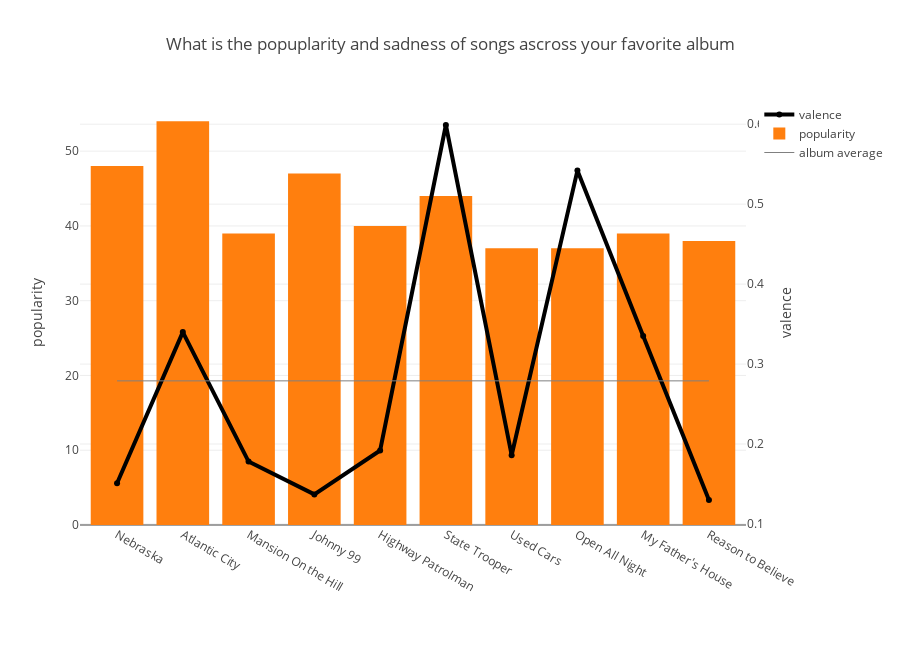

Notebook code cell kept with this figure:
### Code cell
fm = get_album_stats('nebraska')

### Figure 1 — Plotly figure (JSON) as saved in the notebook; plotly's stock layout.template omitted (floating-point values rounded to 4 significant figures)
{"data": [{"line": {"color": "black", "width": 4}, "name": "valence", "type": "scatter", "x": ["Nebraska", "Atlantic City", "Mansion On the Hill", "Johnny 99", "Highway Patrolman", "State Trooper", "Used Cars", "Open All Night", "My Father's House", "Reason to Believe"], "y": [0.151, 0.34, 0.178, 0.137, 0.192, 0.599, 0.186, 0.542, 0.335, 0.13], "yaxis": "y2"}, {"name": "popularity", "type": "bar", "x": ["Nebraska", "Atlantic City", "Mansion On the Hill", "Johnny 99", "Highway Patrolman", "State Trooper", "Used Cars", "Open All Night", "My Father's House", "Reason to Believe"], "y": [48, 54, 39, 47, 40, 44, 37, 37, 39, 38]}, {"line": {"color": "grey", "width": 1}, "mode": "lines", "name": "album average", "type": "scatter", "x": ["Nebraska", "Atlantic City", "Mansion On the Hill", "Johnny 99", "Highway Patrolman", "State Trooper", "Used Cars", "Open All Night", "My Father's House", "Reason to Believe"], "y": [0.279, 0.279, 0.279, 0.279, 0.279, 0.279, 0.279, 0.279, 0.279, 0.279], "yaxis": "y2"}], "layout": {"height": 650, "margin": {"b": 125}, "title": "What is the popuplarity and sadness of songs ascross your favorite album", "width": 900, "yaxis": {"title": "popularity"}, "yaxis2": {"overlaying": "y", "side": "right", "title": "valence"}}}
